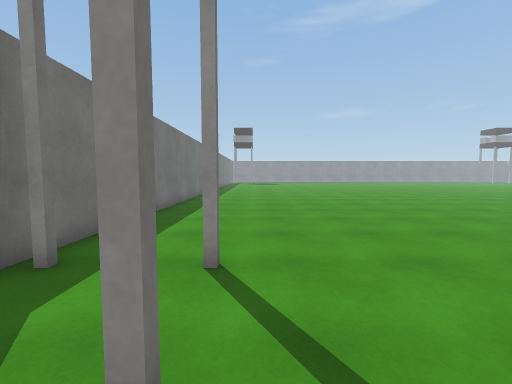
View 1 (above)

18 first-person views from a walk through a 3-D level made in the Unity game engine. The camera is 1.4 m above the floor, tilts 4° down and sees 90° across. The floor is counted in squares, 1 m on a side. Each view is taken from the middle of a square. On the plan, view 1 faces up. The plan holds only what a view shows up to about 13 squares ahead; the rest is blank. The place goes on beyond the plan. The player is left out. Some surface patterns are stand-ins.

View 2
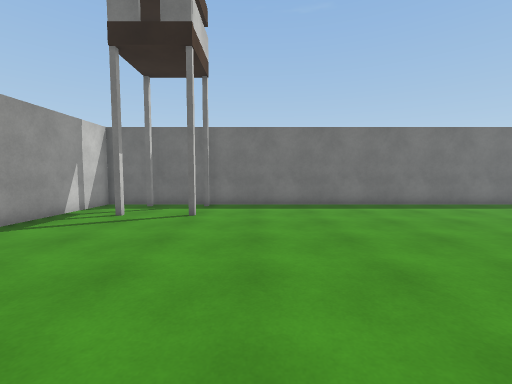

View 3
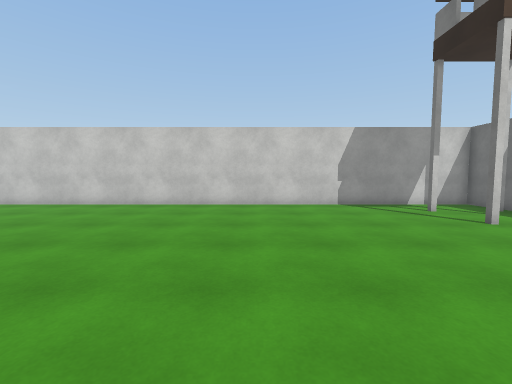

View 4
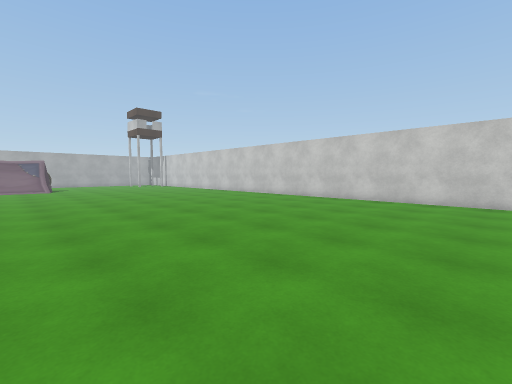

View 5
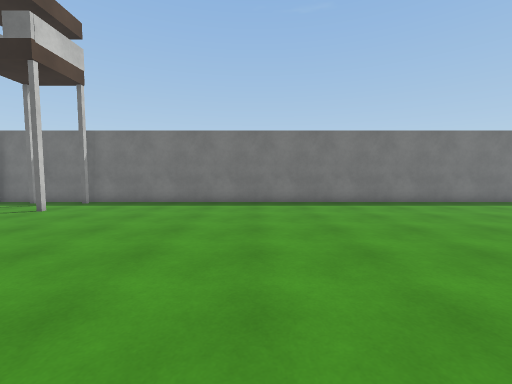

View 6
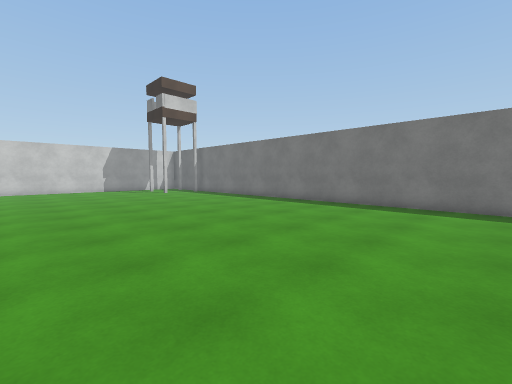

View 7
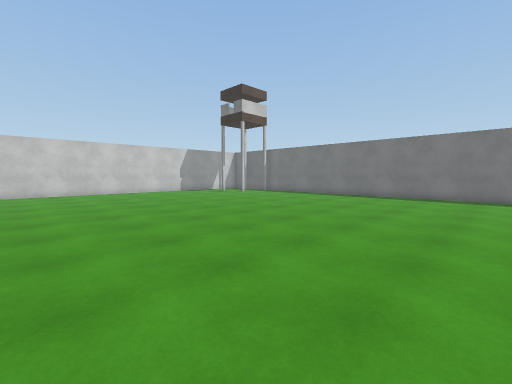

View 8
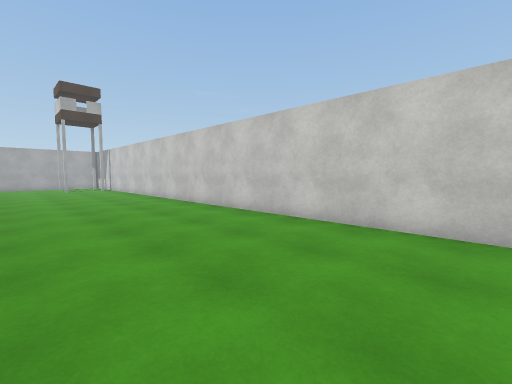

View 9
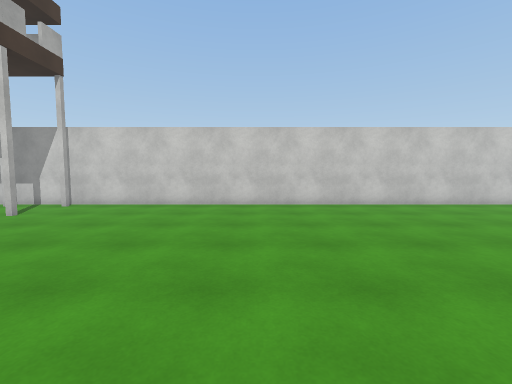

View 10
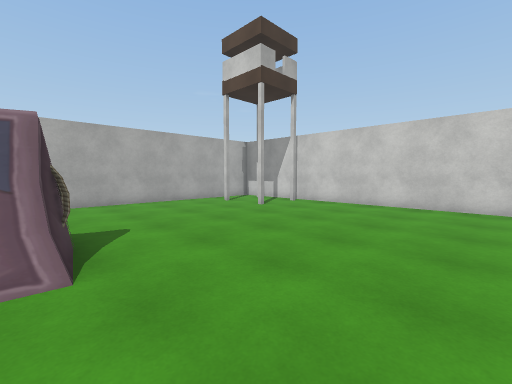

View 11
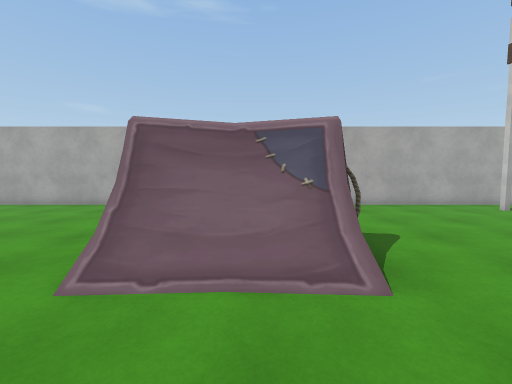

View 12
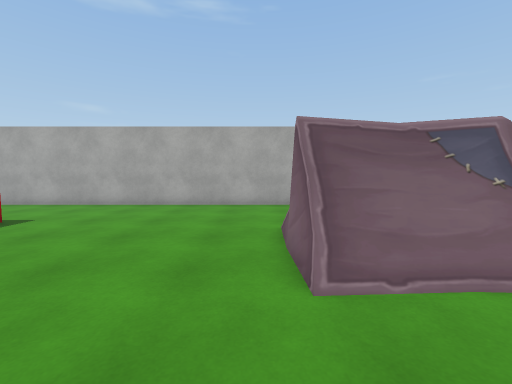

View 13
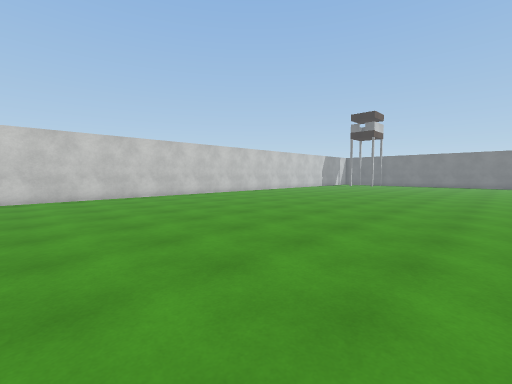

View 14
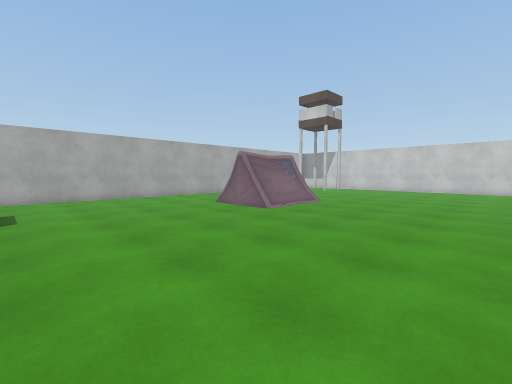

View 15
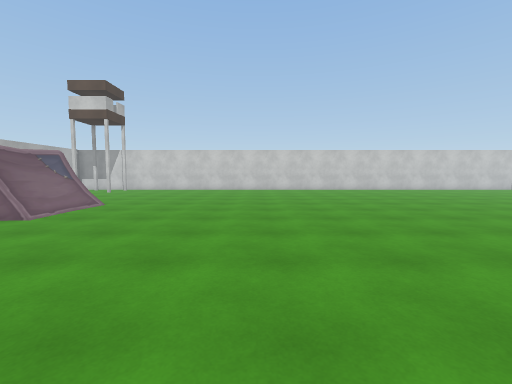

View 16
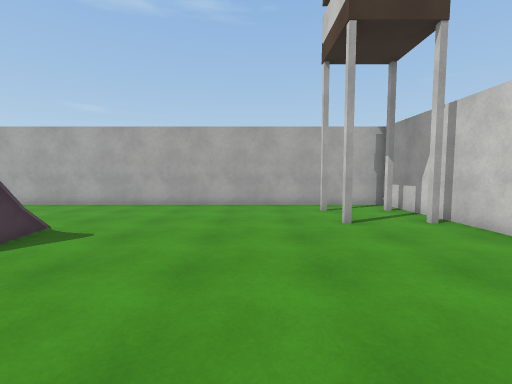

View 17
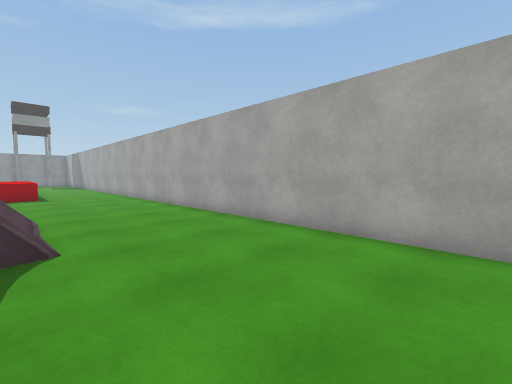

View 18
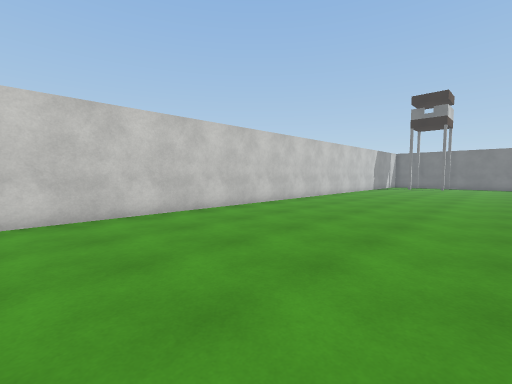

### Floor plan
Points are (right, up) in squares from view 1. A wall is a line through its corners. A room is listed if a view was taken in it or the views show most of it. See-through windows are left out.
Room 1 (views 1, 2, 3, 4, 5, 6, 7, 8, 9, 10, 11, 12, 13, 14, 15, 16, 17, 18)
walls: (-3.8, 22.5) (-3.8, -0.8) (40.6, -0.8) (40.6, 22.5)
objects: tent (32, 10) to (35, 14)

Positions as (right, up) in squares from view 1, and headings:
1: (0, 0), facing up
2: (8, 6), facing left
3: (6, 11), facing down
4: (8, 13), facing down-right
5: (9, 12), facing left
6: (8, 22), facing down-left
7: (13, 19), facing down-left
8: (12, 6), facing down-right
9: (28, 11), facing down
10: (28, 11), facing down-right
11: (29, 12), facing right
12: (29, 15), facing right
13: (29, 15), facing down-left
14: (25, 22), facing down-right
15: (25, 22), facing down
16: (29, 5), facing right
17: (35, 5), facing up-right
18: (26, 8), facing down-left
